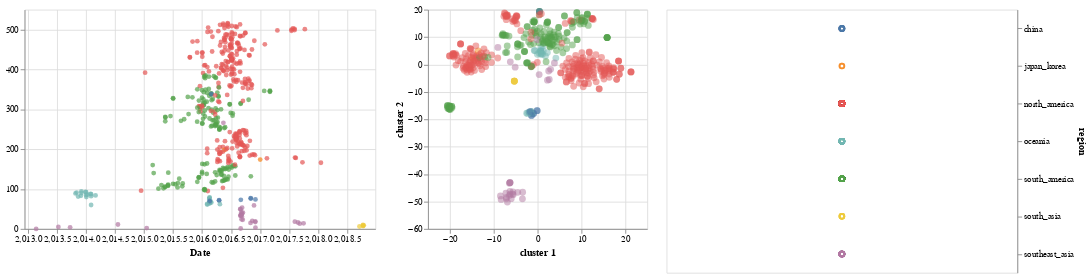

The cell this chart's notebook holds for it:
### Code cell
import altair as alt

#brush = alt.selection(type='interval', resolve='global')
base = alt.Chart(merged_df)
selection = alt.selection_multi(fields=['region'])

color = alt.condition(selection,
                      alt.Color('region:N', legend=None),
                      alt.value('lightgray'))

TSNE1 = base.mark_circle(size=60).encode(
    x='cluster 1',
    y='cluster 2',
    opacity=alt.value(0.5),
    color=color,
    tooltip=['strain', 'region']
).add_selection(selection).properties(width=250,height=250)

#Make this into a website (view compiled vega -- gives you the javascript -- put that into a HTML script)
tree_name = base.mark_circle().encode(
    x=alt.X(
        "date:Q",
        scale=alt.Scale(domain=(node_df["date"].min() - 0.2, node_df["date"].max() + 0.2)),
        title="Date"
    ),
    y=alt.Y(
        "y:Q",
        title=""
    ),
    color=color,
    tooltip=["strain:N", "region:N", "date:Q"]
).add_selection(selection).properties(width=400,height=250)

legend = base.mark_point().encode(
    y=alt.Y('region:N', axis=alt.Axis(orient='right')),
    color=color
).add_selection(
    selection
)
#make region clickable
clickableTSNEChart = tree_name|TSNE1|legend
clickableTSNEChart.save('../Docs/TSNEClickable.html')
clickableTSNEChart
#Make this into a website (view compiled vega -- gives you the javascript -- put that into a HTML script)

### Figure 1 — Vega-Lite specification as saved in the notebook (floating-point values rounded to 4 significant figures; data arrays with more than 128 entries replaced by an {"elided": "..."} marker saying what was removed)
{"$schema": "https://vega.github.io/schema/vega-lite/v3.3.0.json", "config": {"mark": {"tooltip": null}, "view": {"height": 300, "width": 400}}, "data": {"name": "data-56f4d30dbcd85d7e310f35d17d91c9a0"}, "datasets": {"data-56f4d30dbcd85d7e310f35d17d91c9a0": {"elided": "486 records"}}, "hconcat": [{"encoding": {"color": {"condition": {"field": "region", "legend": null, "selection": "selector008", "type": "nominal"}, "value": "lightgray"}, "tooltip": [{"field": "strain", "type": "nominal"}, {"field": "region", "type": "nominal"}, {"field": "date", "type": "quantitative"}], "x": {"field": "date", "scale": {"domain": [2013.0, 2019.0]}, "title": "Date", "type": "quantitative"}, "y": {"field": "y", "title": "", "type": "quantitative"}}, "height": 250, "mark": "circle", "selection": {"selector008": {"fields": ["region"], "type": "multi"}}, "width": 400}, {"encoding": {"color": {"condition": {"field": "region", "legend": null, "selection": "selector008", "type": "nominal"}, "value": "lightgray"}, "opacity": {"value": 0.5}, "tooltip": [{"field": "strain", "type": "nominal"}, {"field": "region", "type": "nominal"}], "x": {"field": "cluster 1", "type": "quantitative"}, "y": {"field": "cluster 2", "type": "quantitative"}}, "height": 250, "mark": {"size": 60, "type": "circle"}, "selection": {"selector008": {"fields": ["region"], "type": "multi"}}, "width": 250}, {"encoding": {"color": {"condition": {"field": "region", "legend": null, "selection": "selector008", "type": "nominal"}, "value": "lightgray"}, "y": {"axis": {"orient": "right"}, "field": "region", "type": "nominal"}}, "mark": "point", "selection": {"selector008": {"fields": ["region"], "type": "multi"}}}]}
